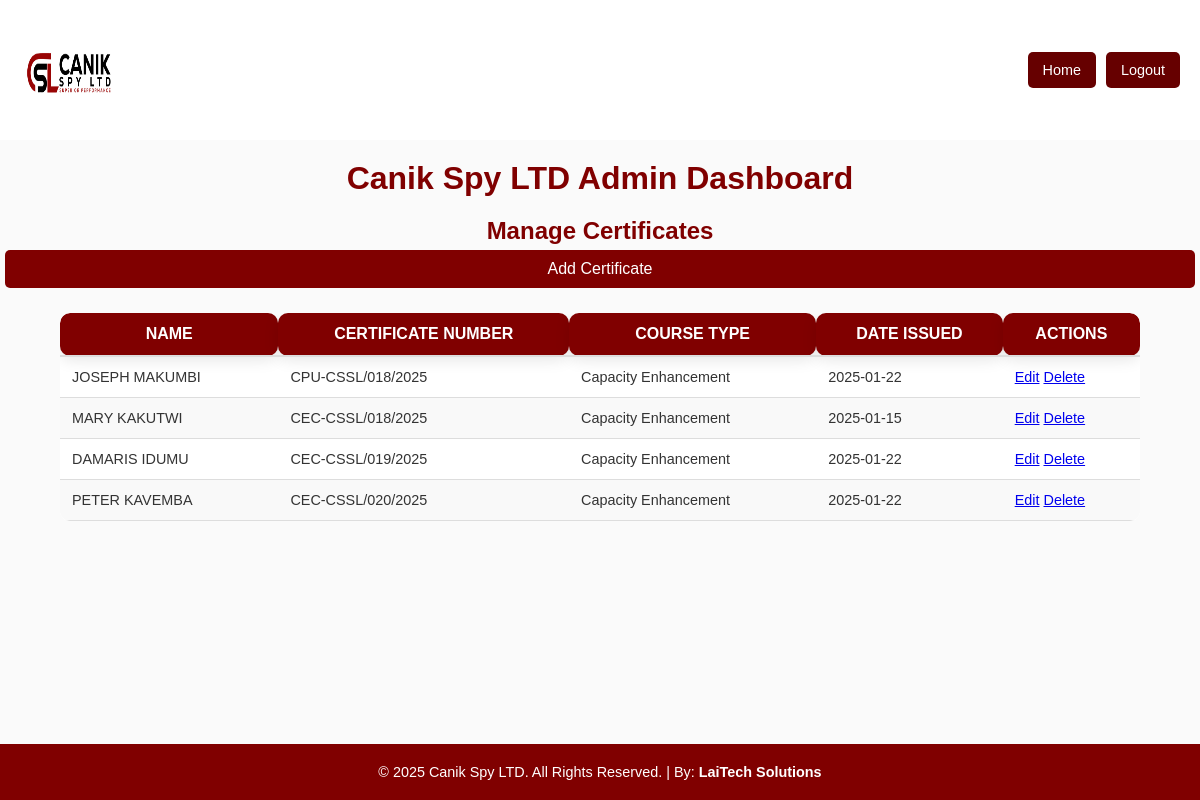
Before: /admin (signed in) with the older database file.
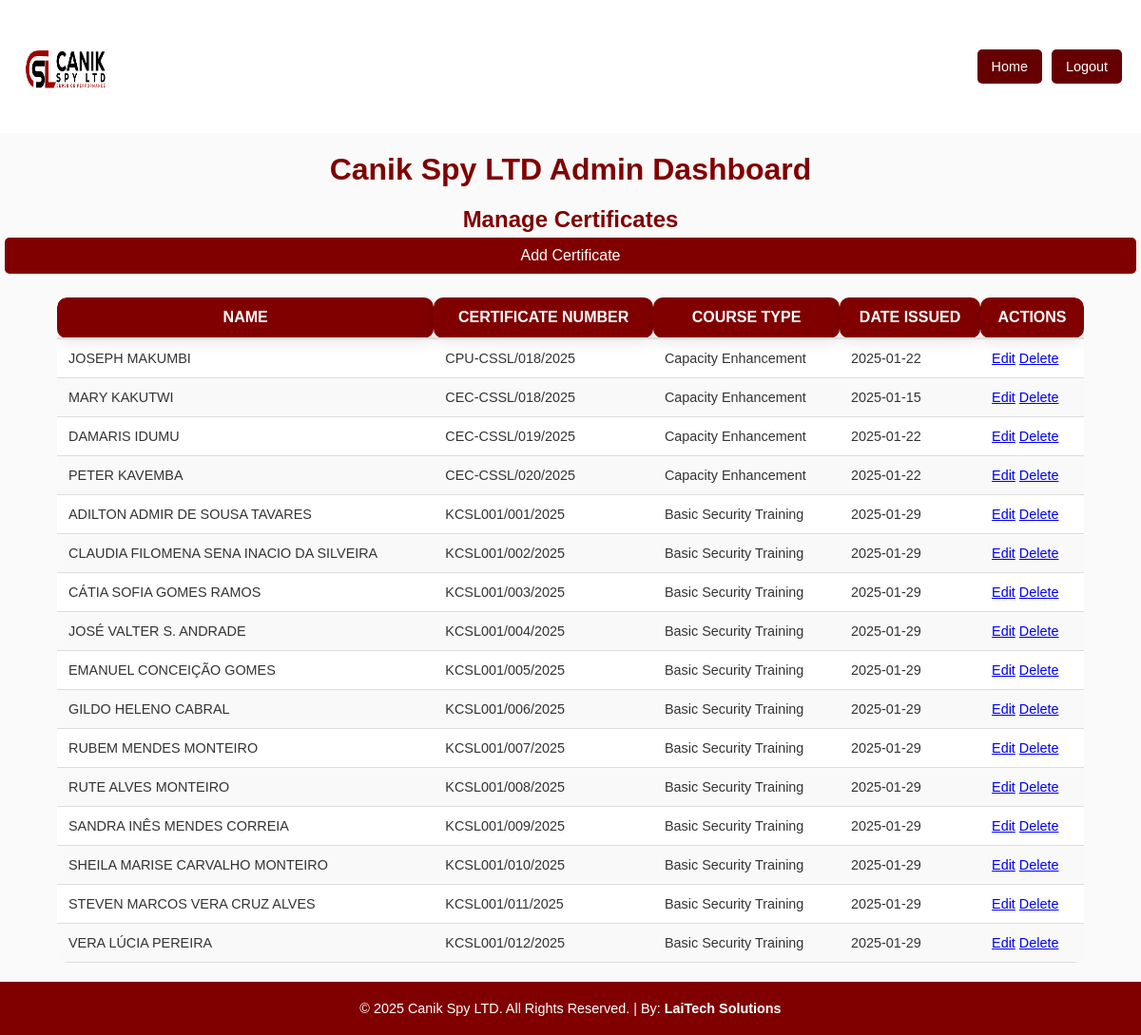
After: the same page with the newer database file.
### tables this page shows
CREATE TABLE certificates (
            id INTEGER PRIMARY KEY AUTOINCREMENT,
                    name TEXT NOT NULL,
                            certificate_number TEXT NOT NULL UNIQUE,
                                    course_type TEXT NOT NULL,
                                            date_issued DATE NOT NULL
                                                );

### app.py (the view)
@app.route('/admin')
def admin():
    if not session.get('logged_in'):
        return redirect(url_for('login'))
    conn = get_db_connection()
    c = conn.cursor()
    c.execute("SELECT * FROM certificates")
    certificates = c.fetchall()
    conn.close()
    return render_template('admin.html', certificates=certificates)

### app.py (called while the page is built)
def get_db_connection():
    with db_lock:
        conn = sqlite3.connect('certificate.db', check_same_thread=False)
        return conn

### templates/admin.html (shortened to what this page needs)
<!DOCTYPE html>
<html lang="en">
<head>
    <link rel="stylesheet" href="{{ url_for('static', filename='style.css') }}">
</head>
<body>
    <header>
        <img src="{{ url_for('static', filename='canik_spy_logo.jpg') }}" alt="Canik Spy LTD Logo" width="100" height="100">
        <nav>
            <a href="/">Home</a>
            <a href="/login">Logout</a>
        </nav>
    </header>
    <h1>Canik Spy LTD Admin Dashboard</h1>
    <h2>Manage Certificates</h2>
    <a href="/admin/add" class="button">Add Certificate</a>
    <table>
        <thead>
            <tr>
                <th>Name</th>
                <th>Certificate Number</th>
                <th>Course Type</th>
                <th>Date Issued</th>
                <th>Actions</th>
            </tr>
        </thead>
        <tbody>
            {% for certificate in certificates %}
            <tr>
                <td>{{ certificate[1] }}</td>
                <td>{{ certificate[2] }}</td>
                <td>{{ certificate[3] }}</td>
                <td>{{ certificate[4] }}</td>
                <td>
                    <a href="/admin/edit/{{ certificate[0] }}">Edit</a>
                    <a href="/admin/delete/{{ certificate[0] }}">Delete</a>
                </td>
            </tr>
            {% endfor %}
        </tbody>
    </table>
    <footer>
        <p>&copy; 2025 Canik Spy LTD. All Rights Reserved. | By: <a href="https://laitechsolutions.co.ke/" target="_blank" style="color: white; text-decoration: none;">LaiTech Solutions</a></p>
    </footer>
</body>
</html>

### static/style.css (style rules this page uses)
* { margin: 0; padding: 0; box-sizing: border-box; }
body { font-family: Arial, sans-serif; background-color: #fafafa; color: #333; text-align: center; display: flex; flex-direction: column; min-height: 100vh; }
h1 { color: #800000; margin-top: 20px; word-wrap: break-word; }
h2 { color: #800000; margin-top: 20px; word-wrap: break-word; }
header { background-color: #ffffff; color: white; padding: 20px; display: flex; justify-content: space-between; align-items: center; flex-wrap: wrap; gap: 10px; }
header nav { display: flex; flex-wrap: wrap; gap: 10px; }
header nav a { color: white; text-decoration: none; padding: 10px 15px; background-color: #660000; border-radius: 5px; font-size: 0.9em; text-align: center; }
header img { margin-right: 20px; max-width: 100px; }
table { width: 90%; margin: 20px auto; border-collapse: collapse; border-spacing: 0; border-radius: 10px; background-color: #fff; overflow: hidden; }
th { background-color: #800000; color: white; text-transform: uppercase; padding: 12px; font-size: 1em; text-align: center; border-bottom: 2px solid #ddd; box-shadow: 0 4px 15px rgba(0, 0, 0, 0.1); border-radius: 10px; transition: box-shadow 0.3s ease; }
td { padding: 12px; text-align: left; border-bottom: 1px solid #ddd; font-size: 0.9em; word-break: break-word; }
tr:nth-child(even) { background-color: #f9f9f9; }
.button { background-color: maroon; color: white; padding: 10px 20px; text-decoration: none; border-radius: 5px; margin: 5px; }
footer { background-color: #800000; color: white; padding: 20px 0; text-align: center; font-size: 0.9em; margin-top: auto; }
footer a { color: white; text-decoration: none; font-weight: bold; }

Changed rows visible on the page:
added certificates: name "ADILTON ADMIR DE SOUSA TAVARES", certificate_number "KCSL001/001/2025", course_type "Basic Security Training", date_issued "2025-01-29"
added certificates: name "CLAUDIA FILOMENA SENA INACIO DA SILVEIRA", certificate_number "KCSL001/002/2025", course_type "Basic Security Training", date_issued "2025-01-29"
added certificates: name "CÁTIA SOFIA GOMES RAMOS", certificate_number "KCSL001/003/2025", course_type "Basic Security Training", date_issued "2025-01-29"
added certificates: name "JOSÉ VALTER S. ANDRADE", certificate_number "KCSL001/004/2025", course_type "Basic Security Training", date_issued "2025-01-29"
added certificates: name "EMANUEL CONCEIÇÃO GOMES", certificate_number "KCSL001/005/2025", course_type "Basic Security Training", date_issued "2025-01-29"
added certificates: name "GILDO HELENO CABRAL", certificate_number "KCSL001/006/2025", course_type "Basic Security Training", date_issued "2025-01-29"
added certificates: name "RUBEM MENDES MONTEIRO", certificate_number "KCSL001/007/2025", course_type "Basic Security Training", date_issued "2025-01-29"
added certificates: name "RUTE ALVES MONTEIRO", certificate_number "KCSL001/008/2025", course_type "Basic Security Training", date_issued "2025-01-29"
added certificates: name "SANDRA INÊS MENDES CORREIA", certificate_number "KCSL001/009/2025", course_type "Basic Security Training", date_issued "2025-01-29"
added certificates: name "SHEILA MARISE CARVALHO MONTEIRO", certificate_number "KCSL001/010/2025", course_type "Basic Security Training", date_issued "2025-01-29"
added certificates: name "STEVEN MARCOS VERA CRUZ ALVES", certificate_number "KCSL001/011/2025", course_type "Basic Security Training", date_issued "2025-01-29"
added certificates: name "VERA LÚCIA PEREIRA", certificate_number "KCSL001/012/2025", course_type "Basic Security Training", date_issued "2025-01-29"
